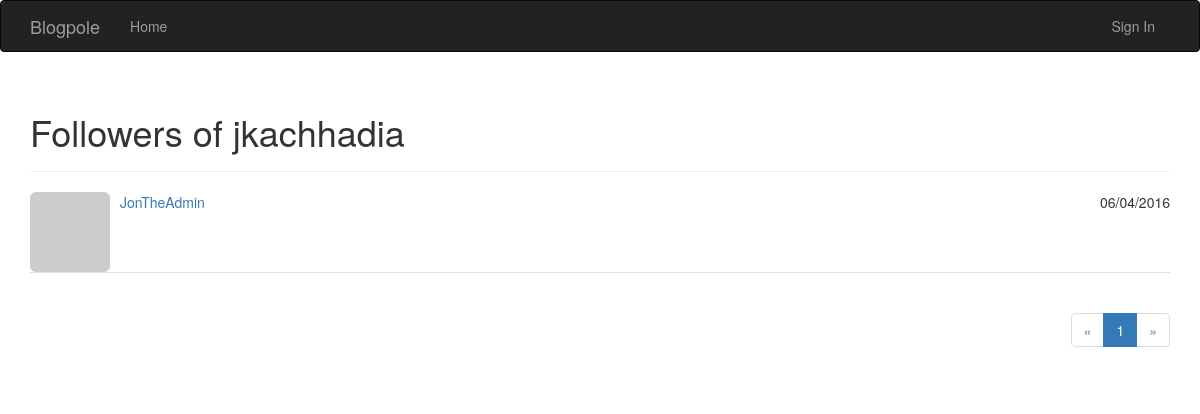
Screenshot of /followers/jkachhadia with the database file from the repository.
### app/models.py (models this page shows, shortened)
class User(db.Model, UserMixin):
    __tablename__ = 'users'
    id = db.Column(db.Integer, primary_key=True)
    email= db.Column(db.String(64),unique=True,index=True)
    username = db.Column(db.String(64), unique=True, index=True)
    role_id = db.Column(db.Integer, db.ForeignKey('roles.id'))
    password_hash= db.Column(db.String(128))
    confirmed=db.Column(db.Boolean,default=False)
    name=db.Column(db.String(64))
    location=db.Column(db.String(64))
    about_me=db.Column(db.Text())
    member_since=db.Column(db.DateTime(),default=datetime.utcnow)
    last_seen=db.Column(db.DateTime(), default=datetime.utcnow)
    avatar_hash=db.Column(db.String(32))
    posts=db.relationship('Post',backref='author', lazy='dynamic')
    followed=db.relationship('Follow',foreign_keys=[Follow.follower_id],backref=db.backref('follower',lazy='joined'),lazy='dynamic',cascade='all,delete-orphan')
    followers=db.relationship('Follow',foreign_keys=[Follow.followed_id],backref=db.backref('followed',lazy='joined'),lazy='dynamic',cascade='all, delete-orphan')
    comments=db.relationship('Comment',backref='author',lazy='dynamic')
    def gravatar(self,size=100,default='identicon',rating='g'):
        if request.is_secure:
            url= 'https://secure.gravatar.com/avatar'
        else:
            url= 'http://www.gravatar.com/avatar'
        hash= self.avatar_hash or hashlib.md5(self.email.encode('utf-8')).hexdigest()
        return '{url}/{hash}?s={size}&d={default}&r={rating}'.format(url=url,hash=hash,size=size,default=default,rating=rating)
    @property
    def password(self):
        raise AttributeError('password is not a readable attribute.')

class Follow(db.Model):
    __tablename__='follows'
    follower_id=db.Column(db.Integer,db.ForeignKey('users.id'),primary_key=True)
    followed_id=db.Column(db.Integer,db.ForeignKey('users.id'),primary_key=True)
    timestamp=db.Column(db.DateTime,default=datetime.utcnow)

### app/main/views.py (the view)
@main.route('/followers/<username>')
def followers(username):
    user=User.query.filter_by(username=username).first()
    if user is None:
        flash('Invalid User.')
        redirect(url_for('.index'))
    page=request.args.get('page',1,type=int)
    pagination=user.followers.paginate(page,per_page=current_app.config['BLOGPOLE_FOLLOWERS_PER_PAGE'],error_out=False)
    follows=[{'user':item.follower,'timestamp':item.timestamp} for item in pagination.items]
    return render_template('followers.html',user=user,title="Followers of",endpoint='.followers',pagination=pagination,follows=follows)

### app/auth/views.py (called while the page is built)
@auth.before_app_request
def before_request():
    if current_user.is_authenticated():
        current_user.ping()
        if not current_user.confirmed and request.endpoint[:5] !='auth.':
            return redirect(url_for('auth.unconfirmed'))

### app/main/__init__.py (called while the page is built)
@main.app_context_processor
def inject_permissions():
    return dict(Permission=Permission)

### app/templates/followers.html (shortened to what this page needs)
{% extends "base.html" %}
{% import "bootstrap/wtf.html" as wtf %}
{% import "_macros.html" as macros %}
{% block page_content %}
<div class="page-header">
    <h1>{{ title }} {{ user.username }}</h1>
</div>
<ul class="media-list">
    {% for follow in follows %}
    {% if follow.user != user %}
    <li class='media'>
    <a  class="pull-left" href="{{ url_for('.user', username = follow.user.username) }}">
                <img class="img-rounded" src="{{ follow.user.gravatar(size=32) }}">
            </a>
    <div class="media-body">
        <a  class="media-heading" href="{{ url_for('.user', username = follow.user.username) }}">
          {{ follow.user.username }}
        </a>
        <div class="pull-right">{{ moment(follow.timestamp).format('L') }}</div>
      </li>
    {% endif %}
    {% endfor %}
<div class="pagination">
    {{ macros.pagination_widget(pagination, endpoint, username = user.username) }}
</div>
{% endblock %}

### app/static/styles.css (style rules this page uses)
.media { margin-top: 0px; border-bottom: 1px solid #e0e0e0; }
.pagination { float:right;; }

### rows the page displays
User: username "jkachhadia"
User: user.username "JonTheAdmin"
Follow: timestamp "06/04/2016"

### other values shown
{{ title }} "Followers of"
{{ p }} "1"
